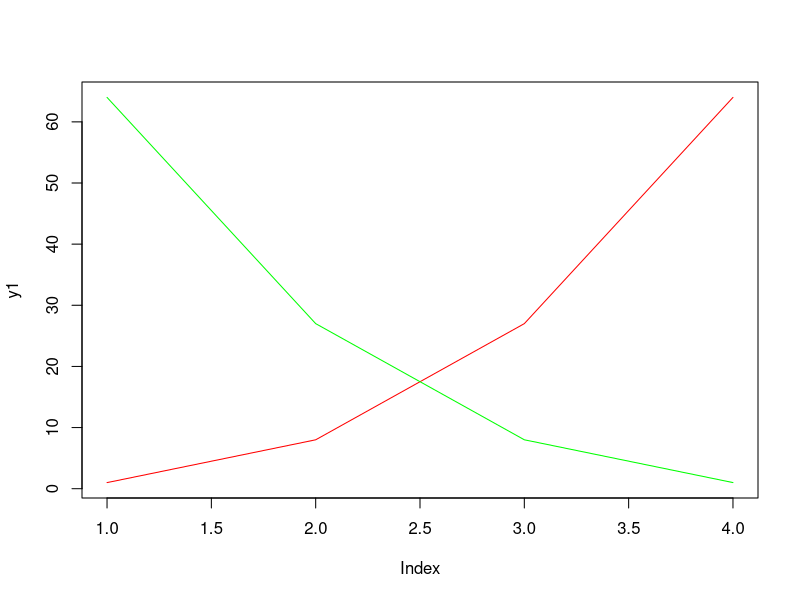

The R script that drew this image:
# This is an example of plotting 2 lines on the same graph using the "Plot" function

# Code:
y1 <- c(1,8,27,64)
y2 <- c(64,27,8,1)
plot(y1,type="l",col="red")
lines(y2,col="green")

# Here is a picture of the output: http://i.imgur.com/Js9yLsR.png

# Reference: http://stackoverflow.com/questions/2564258/plot-2-graphs-in-same-plot-in-r
